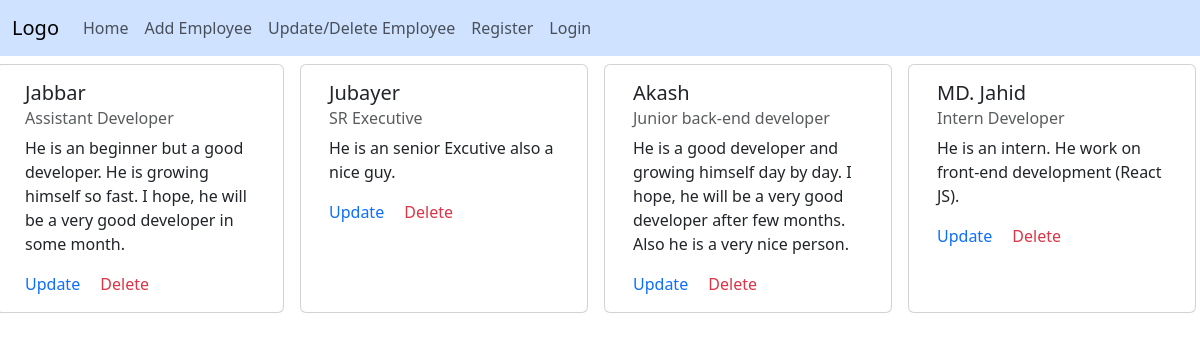
The app's page /app/home/ with its own data.
### myapp/models.py (models this page shows, shortened)
class Employee(models.Model):
    name = models.CharField(max_length=200)
    address = models.TextField()
    phone = models.CharField(max_length=14)
    salary = models.CharField(max_length=30)
    designation = models.CharField(max_length=100)
    short_description = models.TextField()

### myapp/views.py (the view)
# urls.py: path('home/', views.home_page, name="home_page"),
def home_page(request):
    employes = Employee.objects.all()
    return render(request, "index.html", {"employes": employes})

### myapp/templates/index.html (shortened to what this page needs)
{%extends "layout.html"%}
{%block nav%}
<nav class="navbar navbar-expand-lg bg-primary-subtle">
  {%include "partials/nav.html"%}
</nav>
{%endblock%}
{%block allemployes%}
      {%for employee in employes%}
      <div class="card m-2" style="width: 18rem;">
        <div class="card-body">
          <h5 class="card-title">{{employee.name}}</h5>
          <h6 class="card-subtitle mb-2 text-body-secondary">{{employee.designation}}</h6>
          <p class="card-text">{{employee.short_description}}</p>
          <a href="{%url "update_emp" employee.pk%}" class="card-link text-success-subtle bolder text-decoration-none">Update</a>
          <a href="{%url "delete_em" employee.pk%}" class="card-link text-danger bolder text-decoration-none">Delete</a>
        </div>
      </div>
      {%endfor%}
{%endblock%}

### records on screen
Employee: name "Jabbar", designation "Assistant Developer", short_description "He is an beginner but a good developer. He is growing himself so fast. I hope, he will be a very good developer in some month."
Employee: name "Jubayer", designation "SR Executive", short_description "He is an senior Excutive also a nice guy."
Employee: name "Akash", designation "Junior back-end developer", short_description "He is a good developer and growing himself day by day. I hope, he will be a very good developer after few months. Also he is a very nice person."
Employee: name "MD. Jahid", designation "Intern Developer", short_description "He is an intern. He work on front-end development (React JS)."
